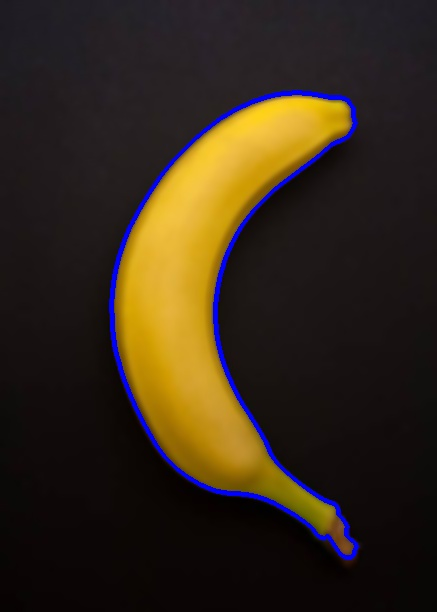
#> input picture f1.jpg, 437 x 612 px
$ python surf.py f1.jpg paper.jpg
#> lines starting #> are read from the running program, lines starting #| are printed output that depends on the picture
#!/usr/bin/env python

'''
Uses SURF to match two images.
  Finds common features between two images and draws them

Based on the sample code from opencv:
  samples/python2/find_obj.py

USAGE
  find_obj.py <image1> <image2>
'''

import sys

import numpy
import cv2


###############################################################################
# Image Matching
###############################################################################

def match_images(img1, img2, img1_features=None, img2_features=None):
    """Given two images, returns the matches"""
    detector = cv2.SURF(3200)
    matcher = cv2.BFMatcher(cv2.NORM_L2)

    if img1_features is None:
        kp1, desc1 = detector.detectAndCompute(img1, None)
    else:
        kp1, desc1 = img1_features

    if img2_features is None:
        kp2, desc2 = detector.detectAndCompute(img2, None)
    else:
        kp2, desc2 = img2_features

    #print 'img1 - %d features, img2 - %d features' % (len(kp1), len(kp2))

    raw_matches = matcher.knnMatch(desc1, trainDescriptors=desc2, k=2)
    kp_pairs = filter_matches(kp1, kp2, raw_matches)
    return kp_pairs


# [74 lines left out: functions filter_matches, draw_matches, explore_match, not called in this run]

###############################################################################
# Test Main
###############################################################################

if __name__ == '__main__':
    if len(sys.argv) < 3:
        print ("No filenames specified")
        print ("USAGE: find_obj.py <image1> <image2>")
        sys.exit(1)

    fn1 = sys.argv[1]
    fn2 = sys.argv[2]

    img1 = cv2.imread(fn1, 0)
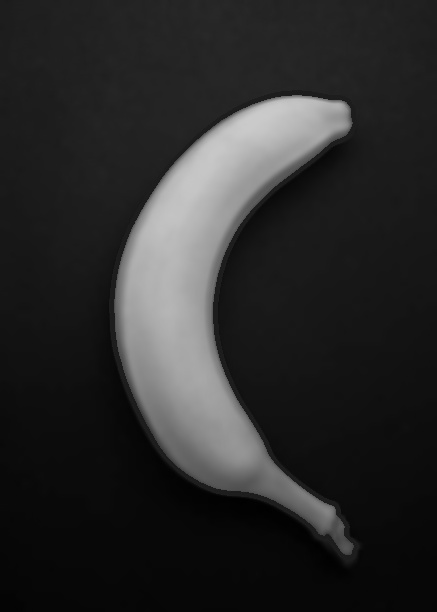
#> img1: shape (612, 437); min 0, max 203, mean 42.5
    img2 = cv2.imread(fn2, 0)
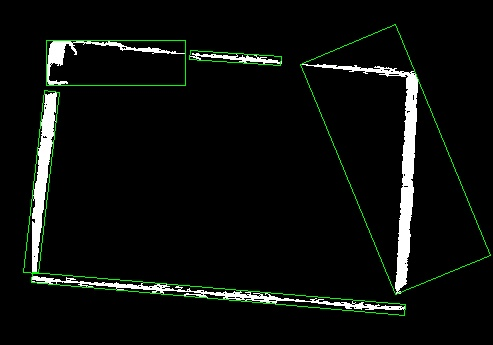
#> input picture paper.jpg, 493 x 345 px
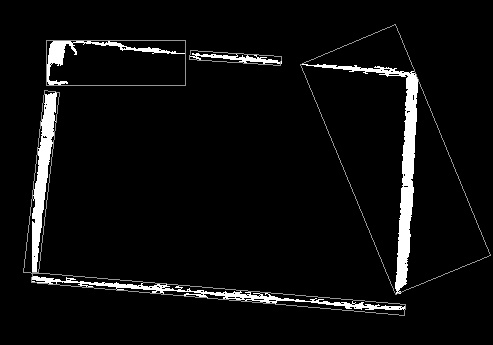
#> img2: shape (345, 493); min 0, max 255, mean 13.2

    if img1 is None:
        print ('Failed to load fn1:'), fn1
        sys.exit(1)

    if img2 is None:
        print ('Failed to load fn2:'), fn2
        sys.exit(1)

#> (the run stopped early here; a loop or call above may not have finished)
